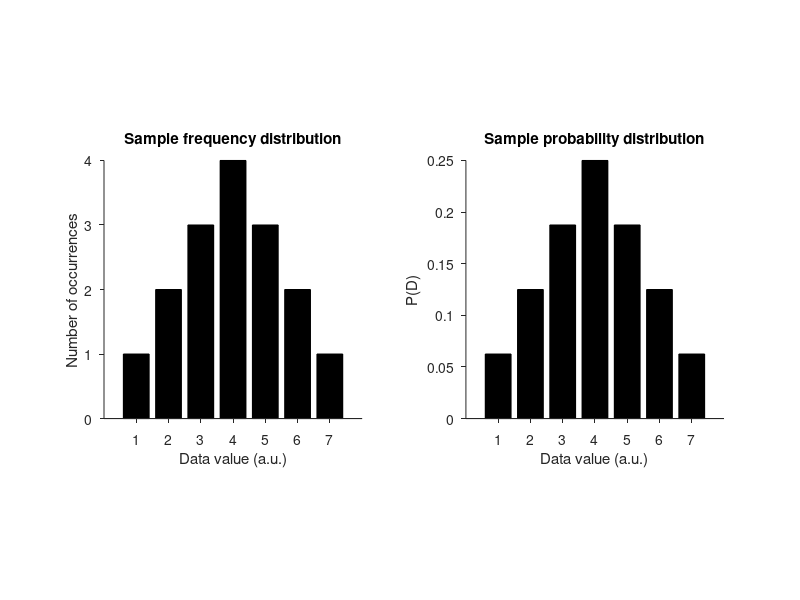
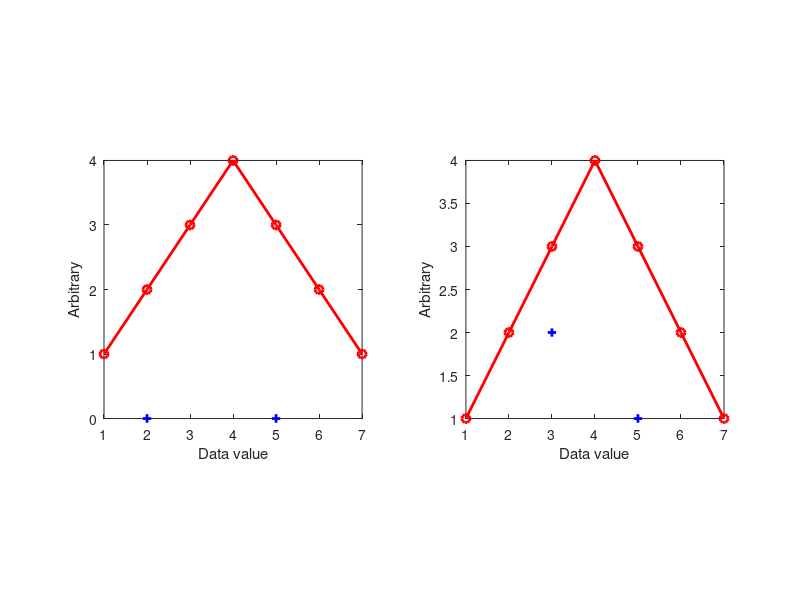
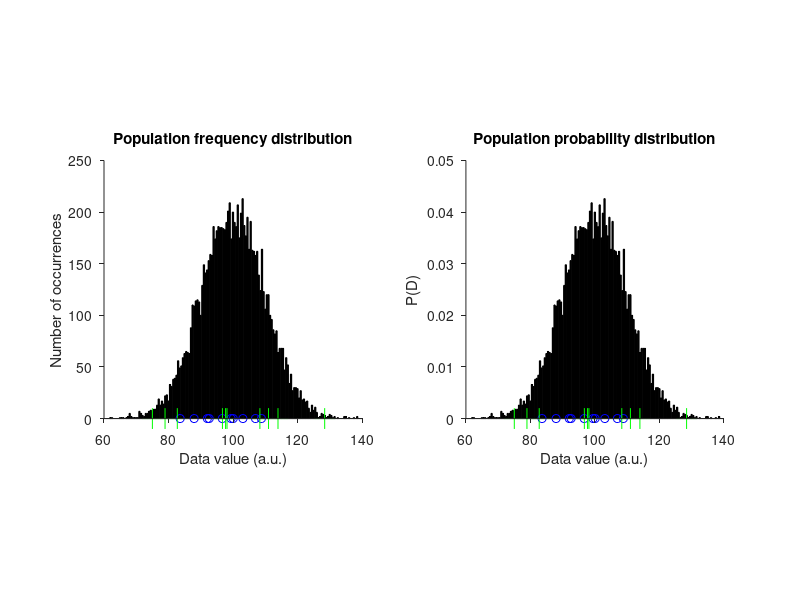

Reproduce these figures in MATLAB, in order.
%% 07 Probability
%
% This tutorial covers:
% (1) ways to compute probabilities from counts, how to 
% (2) sampling from a small sample
% (3) sampling from a large population
% (4) Conditional probability
% (5) Addtition and multiplication rule
%
% Copyright Franco Pestilli Indiana University Spring 2016 K310

%% Probability from a sample
% Let's take a look at what happens when we draw from a data smaple
S = [1 2 2 3 3 3 4 4 4 4 5 5 5 6 6 7]; % This is our sample
n  = numel(S);

% From counts to probabilities:
%
% Let's compute the probability of each number in the sample.
% We choose the sampling spacing between the bins.
binWidth = 1;
% We make bins that cover the full range fo values in P and are sampled at
% the resolution we decided using binWidth.
bins = min(S):binWidth:max(S); 

% We use histogram to compute the shape of the distribution empirically from P
[y,x] = hist(S,bins);

% First we show this distribution which counts the occurrences of data
% in each bin
figure('name','Sample distribution','color','w')
subplot(1,2,1);
bar(x,y,'k')
title('Sample frequency distribution')
set(gca,'tickdir','out', 'box','off')
ylabel('Number of occurrences')
xlabel('Data value (a.u.)')
axis square

% Next, we trasform the distribution in probabilities. This is done by
% diving the counts by the total number of data points (N) and by
% accounting for the type of bins we used for computing the counts.
prob = y / n * binWidth;

subplot(1,2,2);
bar(x,prob,'k')
title('Sample probability distribution')
set(gca,'tickdir','out', 'box','off')
ylabel('P(D)')
xlabel('Data value (a.u.)')
axis square

%% Drawing from a sample
% (1) Drawing with replacement
% We will first draw a sample of 2 data points from the sample S the
% draw will be perfomed with replacement.
n = 2;
replacement = true; % Read more about true: "help true"
sample1 = randsample(S,n,replacement);

% We plot the sample on top of the distribution.
figure('name','Sample')
subplot(1,2,1)
plot(x,y,'ro-','linewidth',2)
hold on 
plot(sample1,zeros(size(sample1)),'b+','linewidth',2)
ylabel('Arbitrary')
xlabel('Data value')
axis square
%legend({'Data available in sample','Sampled values'},'box','off','location','northeastoutside')

% (2) Drawing without replacement
% Next we will draw 10 data points without replacement
replacement = false; % Read more about false: "help false"
sample2 = randsample(S,n,replacement);

% We make a plot.
subplot(1,2,2)
plot(x,y,'ro-','linewidth',2)
hold on 
plot(sample2,size(sample2),'b+','linewidth',2)
ylabel('Arbitrary')
xlabel('Data value')
axis square
%legend({'Data available in sample','Removed Data','Sampled values'},'box','off','location','northeastoutside')

%% Conditional probability (Dependence)
% Dependence: What is the probability of drawing a 2 after drawing a 1?
S = [1 2 3 4 5];
clear y x

% Let's compute the probabilities of drawing each number
binWidth = 1;
bins = 1:binWidth:length(S);
[y,x] = hist(S,bins);
p = y/length(S)*binWidth;
p1 = p(1);
% Now we draw twice.
% First we draw '1' then we compute the probability of drawing 2.
S = S(2:end);

% Let's compute the probabilities of drawing each number
binWidth = 1;
bins = min(S):binWidth:max(S);
[y,x] = hist(S,bins);
p = y/length(S)*binWidth;
p2 = p(1);

p2after1 = p1*p2;

%% Dependence AND: What is the probability of drawing a 2 AND 1?
S = [1 2 3 4 5];

% Let's compute the probabilities of drawing each number
[y,x] = hist(S,S);
p = y/length(S);
p2 = p(2); % Probability of 2

% First we draw '2' then we compute the probability of drawing 1.
S = S([1 3:5]);
[y,x] = hist(S,S);
p = y/length(S);
p1 = p(1);

prob = p2 * p1

%% Dependence XOR: What is the probability of drawing a 2 OR 1?
S = [1 2 3 4 5];

% Let's compute the probabilities of drawing each number
[y,x] = hist(S,S);
p = y/length(S);

% We use the summation rule, the two events are mutually exclusive
prob = p(2) + p(1)

%% Independent OR: What is the probability of drawing a 2 OR 1?
S = [1 2 3 4 5];

% Let's compute the probabilities of drawing each number
[y,x] = hist(S,S);
p = y/length(S);

% We use the multiplication rule, the two events are independet
prob = p(2) * p(1)

%% Dealing with a large population.
% Here after we will generate a population of data to use later to cumpute
% probabilities.

N  = 10000;
mu = 100; % Mean fo the population
sd = 10;  % Standard deviation of the population
P  = mu + sd * randn(N,1);

% Let's compute the histogram of the population and trasform the population
% into a probability distribution.

% We choose the sampling spacing between the bins.
binWidth = .5;
% We make bins that cover the full range fo values in P and are sampled at
% the resolution we decided using binWidth.
bins = min(P):binWidth:max(P); 

% We use histogram to compute the shape of the distribution empirically from P
[Y,X] = hist(P,bins);

% First we show this distribution which counts the occurrences of data
% in each bin
figure('name','Population distribution','color','w')
subplot(1,2,1);
bar(X,Y,'k')
title('Population frequency distribution')
set(gca,'tickdir','out', 'box','off')
ylabel('Number of occurrences')
xlabel('Data value (a.u.)')
axis square

% Next, we trasform the distribution in probabilities. This is done by
% diving the counts by the total number of data points (N) and by
% accounting for the type of bins we used for computing the counts.
PROB = Y / (N * binWidth);

subplot(1,2,2);
bar(X,PROB,'k')
title('Population probability distribution')
set(gca,'tickdir','out', 'box','off')
ylabel('P(D)')
xlabel('Data value (a.u.)')
axis square

% Drawing from a population
% Finally we will now draw from a full population using the same methods
% introduced above. This will be helpful later on to test hypotheses
% statistically.
%
% (1) Drawing with replacement
% We will first draw a sample of 10 data points from the population P the
% draw will be perfomed with replacement.
n = 10;
replacement = true; % Read more about true: "help true"
sample1 = randsample(P,n,replacement);

% We plot the sample on top of the distribution.
subplot(1,2,1)
hold on  % Please not one 'hold on' per plot, is this necessary
plot(sample1,zeros(size(sample1)),'bo')
subplot(1,2,2)
hold on  % Please not one 'hold on' per plot, is this necessary
plot(sample1,zeros(size(sample1)),'bo')

% (2) Drawing without replacement
% Next we will draw 10 data points without replacement
replacement = false; % Read more about false: "help false"
sample2 = randsample(P,n,replacement);

% We make a plot.
subplot(1,2,1)
hold on  % Please not one 'hold on' per plot, is this necessary
plot(sample2,zeros(size(sample2)),'g+','markersize',15);
subplot(1,2,2)
hold on  % Please not one 'hold on' per plot, is this necessary
plot(sample2,zeros(size(sample2)),'g+','markersize',15);
